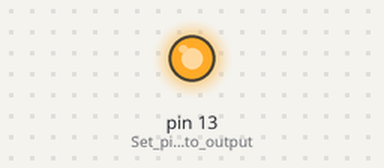
This sketch was run on a simulated Arduino Uno, built with avr-gcc and run on an emulated ATmega328P. Parts: output pins drawn as LEDs (lit = HIGH).

Above: at 1.7 s.
At 6.62 s:
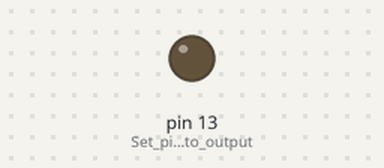
Timing chart, 0 to 6.9 s (numbered marks = the images above):
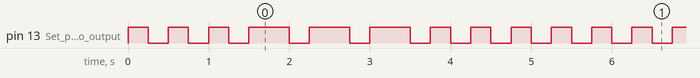

The sketch:

sos.ino
```cpp
void setup() {
  pinMode(13, OUTPUT);      // Set pin 13 to output
}

void loop() {
  s();
  o();
  s();
}

void s() {
  short_tap();
  short_tap();
  short_tap();
}

void o() {
  long_tap();
  long_tap();
  long_tap();
}

void short_tap() {
    digitalWrite(13, HIGH);

    delay(250);

    digitalWrite(13, LOW);

    delay(250);
}

void long_tap() {
    digitalWrite(13, HIGH);

    delay(500);

    digitalWrite(13, LOW);

    delay(250);
}
```

Measured:
- by itself, pin 13 (Set_pin_13_to_output): repeats every 5.3 s: 2 × (LOW 0.25 s, HIGH 0.25 s), 3 × (LOW 0.25 s, HIGH 0.50 s), 4 × (LOW 0.25 s, HIGH 0.25 s)
- by itself, everything shown: repeats every 5.3 s, in 18 steps
